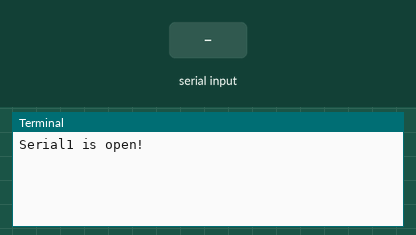
This program was run on a simulated BeagleBone Black. On the bench: the last lines printed to the terminal. The inputs (shaded band) are chosen by the test bench.

Above: at 1.2 s.
1.3 s: "W\n" received over the second serial link
At 2.2 s:
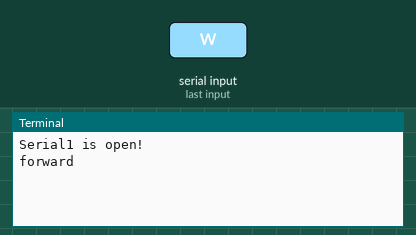
2.8 s: "S\n" received over the second serial link
At 3.4 s:
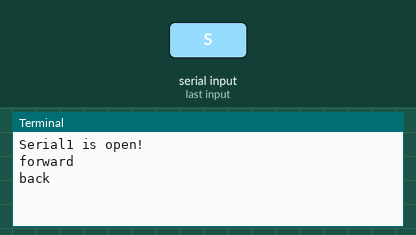
4.3 s: "A\n" received over the second serial link
At 5.5 s:
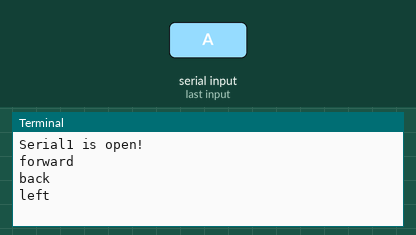
5.8 s: "D\n" received over the second serial link
At 6.9 s:
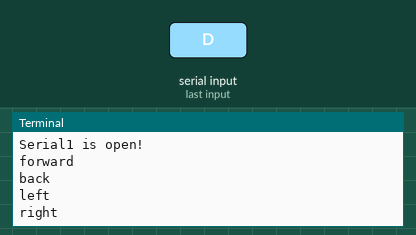
7.3 s: "C\n" received over the second serial link
At 8.0 s:
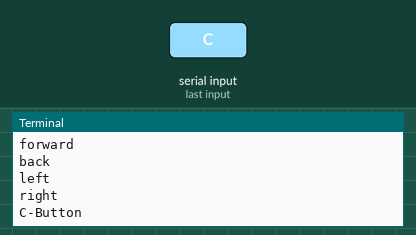
8.8 s: "Z\n" received over the second serial link
At 9.2 s:
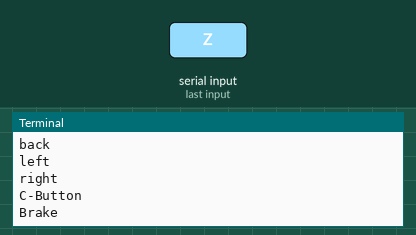

The program:

uart_example.py
```python
#
# pip3 install pyserial
#
#
#
import Adafruit_BBIO.UART as UART
import serial


UART.setup("PB-UART1")		# pins 2_05 and 2_07

ser = serial.Serial(port = "/dev/ttyO4", baudrate=9600)		# tty04 for serial1? need to check that.. doesnt work with tty01 for serial1
ser.close()
ser.open()
if ser.isOpen():
    print ("Serial1 is open!")
    #ser.write("Hello World!")


while True:

       data = ser.readline(1)		# read from bluetooth (size of bytes rt read)

       #if data:					# if data is present from bluetooth
           #print(data.decode("utf-8"))		# print data to console.remove \r\n line endings

       if data.decode("utf-8") == "W":			# if data is present from bluetooth.remove \r\n and compaire the remaining
           print("forward")				# print data to console

       if data.decode("utf-8") == "S":			# if data is present from bluetooth.remove \r\n and compaire the remaining
           print("back")				# print data to console

       if data.decode("utf-8") == "A":			# if data is present from bluetooth.remove \r\n and compaire the remaining
           print("left")				# print data to console

       if data.decode("utf-8") == "D":			# if data is present from bluetooth.remove \r\n and compaire the remaining
           print("right")				# print data to console

       if data.decode("utf-8") == "C":			# if data is present from bluetooth.remove \r\n and compaire the remaining
           print("C-Button")				# print data to console

       if data.decode("utf-8") == "Z":			# if data is present from bluetooth.remove \r\n and compaire the remaining
           print("Brake")				# print data to console


ser.close()
```

Measured:
- after the input at 1.3 s, the terminal: prints a new line at once (image 1)
- after the input at 2.8 s, the terminal: prints a new line at once (image 2)
- after the input at 4.3 s, the terminal: prints a new line at once (image 3)
- after the input at 5.8 s, the terminal: prints a new line at once (image 4)
- after the input at 7.3 s, the terminal: prints a new line at once (image 5)
- after the input at 8.8 s, the terminal: prints a new line at once (image 6)
